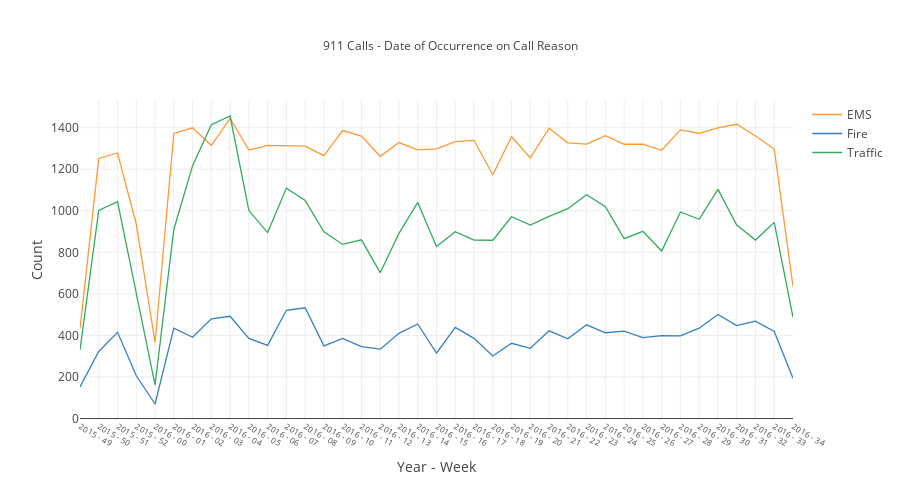

The notebook cell saved with this chart:
### Code cell
df1.groupby(by=['Reason']).nunique()['Station']
Reason=df1.groupby(['Year-Week','Reason']).count()['Issue'].unstack()
layout={'title':'911 Calls - Date of Occurrence on Call Reason',
        'bargroupgap':0.01,'width':900,'height':500,'titlefont':{'size':12},
        'xaxis':{'title':'Year - Week','tickfont':{'size':8}},
        'yaxis':{'title':'Count'}}
Reason.iplot(kind='scatter',mode='lines',layout=layout)

### Figure 1 — Plotly figure (JSON) as saved in the notebook; plotly's stock layout.template omitted (floating-point values rounded to 4 significant figures)
{"data": [{"line": {"color": "rgba(255, 153, 51, 1.0)", "dash": "solid", "shape": "linear", "width": 1.3}, "mode": "lines", "name": "EMS", "text": "", "type": "scatter", "uid": "111602d9-a69e-40e0-bae2-eae508bdac4c", "x": ["2015 - 49", "2015 - 50", "2015 - 51", "2015 - 52", "2016 - 00", "2016 - 01", "2016 - 02", "2016 - 03", "2016 - 04", "2016 - 05", "2016 - 06", "2016 - 07", "2016 - 08", "2016 - 09", "2016 - 10", "2016 - 11", "2016 - 12", "2016 - 13", "2016 - 14", "2016 - 15", "2016 - 16", "2016 - 17", "2016 - 18", "2016 - 19", "2016 - 20", "2016 - 21", "2016 - 22", "2016 - 23", "2016 - 24", "2016 - 25", "2016 - 26", "2016 - 27", "2016 - 28", "2016 - 29", "2016 - 30", "2016 - 31", "2016 - 32", "2016 - 33", "2016 - 34"], "y": [432, 1252, 1278, 936, 366, 1372, 1399, 1314, 1444, 1292, 1315, 1312, 1311, 1265, 1386, 1359, 1262, 1328, 1293, 1298, 1333, 1339, 1173, 1356, 1254, 1397, 1327, 1321, 1361, 1320, 1321, 1291, 1389, 1373, 1399, 1416, 1360, 1297, 636]}, {"line": {"color": "rgba(55, 128, 191, 1.0)", "dash": "solid", "shape": "linear", "width": 1.3}, "mode": "lines", "name": "Fire", "text": "", "type": "scatter", "uid": "a5935e18-5448-4bbf-a872-430de75c6316", "x": ["2015 - 49", "2015 - 50", "2015 - 51", "2015 - 52", "2016 - 00", "2016 - 01", "2016 - 02", "2016 - 03", "2016 - 04", "2016 - 05", "2016 - 06", "2016 - 07", "2016 - 08", "2016 - 09", "2016 - 10", "2016 - 11", "2016 - 12", "2016 - 13", "2016 - 14", "2016 - 15", "2016 - 16", "2016 - 17", "2016 - 18", "2016 - 19", "2016 - 20", "2016 - 21", "2016 - 22", "2016 - 23", "2016 - 24", "2016 - 25", "2016 - 26", "2016 - 27", "2016 - 28", "2016 - 29", "2016 - 30", "2016 - 31", "2016 - 32", "2016 - 33", "2016 - 34"], "y": [152, 323, 415, 206, 70, 435, 391, 480, 492, 386, 352, 521, 533, 350, 386, 346, 334, 410, 455, 315, 439, 386, 301, 362, 338, 422, 384, 451, 413, 421, 389, 399, 398, 435, 501, 447, 469, 419, 194]}, {"line": {"color": "rgba(50, 171, 96, 1.0)", "dash": "solid", "shape": "linear", "width": 1.3}, "mode": "lines", "name": "Traffic", "text": "", "type": "scatter", "uid": "a567cfe7-27a6-4097-9676-d38a317610f7", "x": ["2015 - 49", "2015 - 50", "2015 - 51", "2015 - 52", "2016 - 00", "2016 - 01", "2016 - 02", "2016 - 03", "2016 - 04", "2016 - 05", "2016 - 06", "2016 - 07", "2016 - 08", "2016 - 09", "2016 - 10", "2016 - 11", "2016 - 12", "2016 - 13", "2016 - 14", "2016 - 15", "2016 - 16", "2016 - 17", "2016 - 18", "2016 - 19", "2016 - 20", "2016 - 21", "2016 - 22", "2016 - 23", "2016 - 24", "2016 - 25", "2016 - 26", "2016 - 27", "2016 - 28", "2016 - 29", "2016 - 30", "2016 - 31", "2016 - 32", "2016 - 33", "2016 - 34"], "y": [330, 1002, 1044, 599, 162, 910, 1217, 1414, 1456, 1001, 895, 1109, 1050, 899, 838, 860, 702, 891, 1040, 828, 899, 859, 858, 971, 931, 973, 1010, 1077, 1020, 866, 901, 806, 994, 959, 1103, 931, 859, 944, 487]}], "layout": {"bargroupgap": 0.01, "height": 500, "title": {"font": {"size": 12}, "text": "911 Calls - Date of Occurrence on Call Reason"}, "width": 900, "xaxis": {"tickfont": {"size": 8}, "title": {"text": "Year - Week"}}, "yaxis": {"title": {"text": "Count"}}}}
